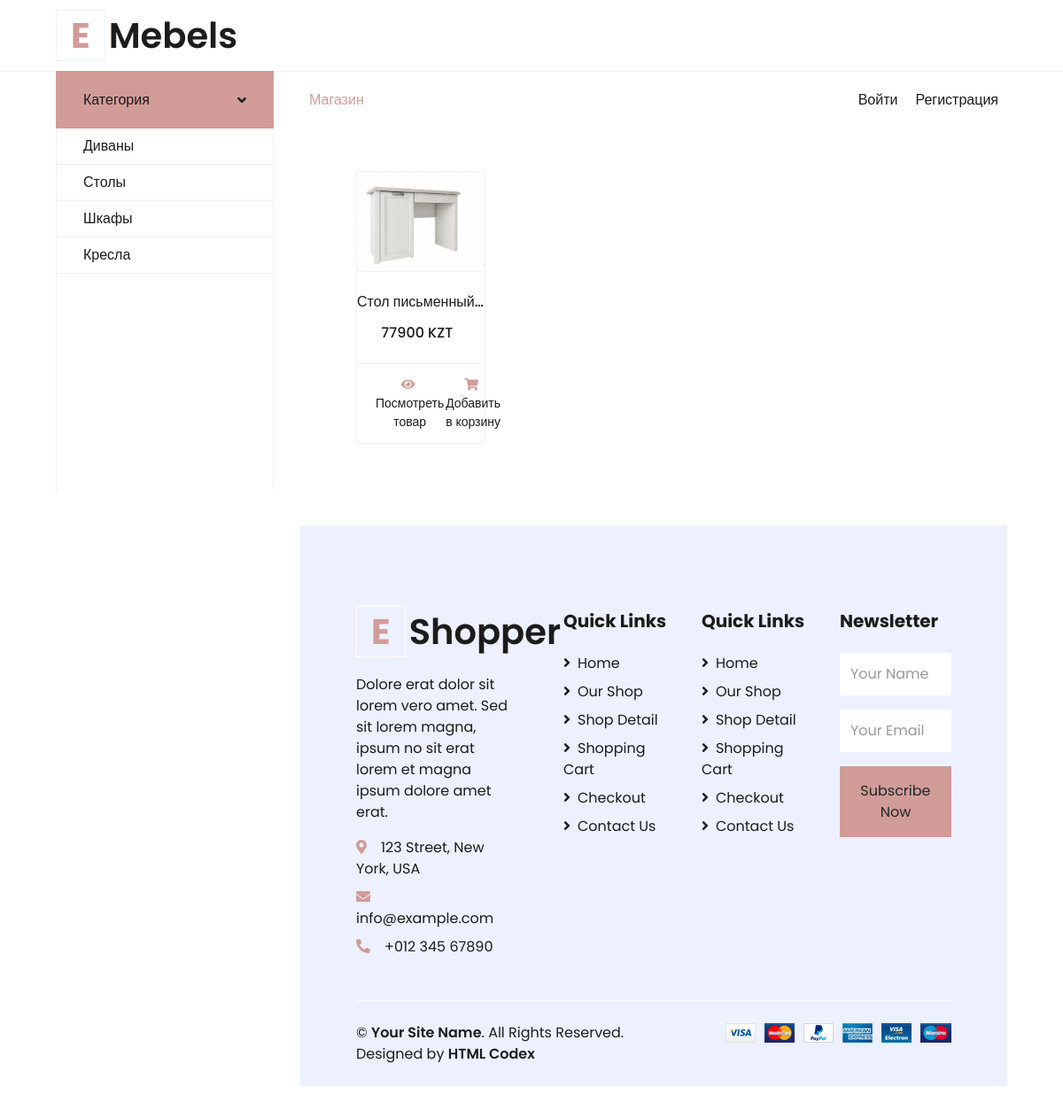
The page /categoryies/2/ on the database its author committed.
### core/models.py (models this page shows, shortened)
class Category(models.Model):
    name = models.CharField(max_length=100, verbose_name="Название")
    class Meta:
        verbose_name = "Категория"
        verbose_name_plural = "Категории"

class Furniture(models.Model):
    photo = models.ImageField(upload_to="photos/%Y/%m/%d/", verbose_name="Фото")
    category = models.ForeignKey("Category", on_delete=models.CASCADE, verbose_name="Категория")
    name = models.CharField(max_length=100, verbose_name="Название")
    price = models.IntegerField(verbose_name="Цена")
    created_at = models.DateTimeField(auto_now_add=True,verbose_name="Создано")
    updated_at = models.DateTimeField(auto_now=True,verbose_name="Последний изм.")
    rating = models.IntegerField(default=5,verbose_name="rating")
    published_status = models.IntegerField(default=0, verbose_name="Публиковать?")
    desc = models.TextField(verbose_name="Описание")
    class Meta:
        verbose_name = "Мебель"
        verbose_name_plural = "Мебели"

### core/views.py (the view)
# urls.py: path("categoryies/<int:id>/",categoryies,name="category"),
def categoryies(request,id):
    category = Category.objects.all()
    books = Furniture.objects.filter(category_id=id)
    context = {
        "category":category,
        "books":books,
    }
    return render(request, "core/index.html", context)

### core/templates/core/index.html (shortened to what this page needs)
{% load static %}
<!DOCTYPE html>
<html lang="en">
<head>
    <link href="https://cdnjs.cloudflare.com/ajax/libs/font-awesome/5.10.0/css/all.min.css" rel="stylesheet">
    <link href="{% static 'core/lib/owlcarousel/assets/owl.carousel.min.css' %}" rel="stylesheet">
    <link href="{% static 'core/css/style.css' %}" rel="stylesheet">
</head>
<body>
    <div class="container-fluid">
        <div class="row align-items-center py-3 px-xl-5">
            <div class="col-lg-3 d-none d-lg-block">
                <a href="" class="text-decoration-none">
                    <h1 class="m-0 display-5 font-weight-semi-bold"><span class="text-primary font-weight-bold border px-3 mr-1">E</span>Mebels</h1>
                </a>
            </div>
        </div>
    </div>
    <div class="container-fluid mb-5">
        <div class="row border-top px-xl-5">
            <div class="col-lg-3 d-none d-lg-block">
                <a class="btn shadow-none d-flex align-items-center justify-content-between bg-primary text-white w-100" data-toggle="collapse" href="#navbar-vertical" style="height: 65px; margin-top: -1px; padding: 0 30px;">
                    <h6 class="m-0">Категория</h6>
                    <i class="fa fa-angle-down text-dark"></i>
                </a>
                <nav class="collapse show navbar navbar-vertical navbar-light align-items-start p-0 border border-top-0 border-bottom-0" id="navbar-vertical">
                    <div class="navbar-nav w-100 overflow-hidden" style="height: 410px">
                        {% for j in category %}
                        <a href="{% url 'category' j.id %}" class="nav-item nav-link">{{ j.name }}</a>
                        {% endfor %}
                    </div>
                </nav>
            </div>
            <div class="col-lg-9">
                <nav class="navbar navbar-expand-lg bg-light navbar-light py-3 py-lg-0 px-0">
                    <div class="collapse navbar-collapse justify-content-between" id="navbarCollapse">
                        <div class="navbar-nav mr-auto py-0">
                            <a href="{% url 'home' %}" class="nav-item nav-link active">Магазин</a>
                        </div>
                        <div class="navbar-nav ml-auto py-0">
                        {% if not request.user.is_authenticated %}
                            <a href="{% url 'login' %}" class="nav-item nav-link">Войти</a>
                            <a href="{% url 'registration' %}" class="nav-item nav-link">Регистрация</a>
                        {% endif %}
                        </div>
                    </div>
                </nav>
    <div class="container-fluid pt-5">
        <div class="row px-xl-5 pb-3">
            {% for b in books %}
            <div class="col-lg-3 col-md-6 col-sm-12 pb-1">
                <div class="card product-item border-0 mb-4">
                    <div class="card-header product-img position-relative overflow-hidden bg-transparent border p-0">
                        <img class="img-fluid w-100" src="{{ b.photo.url }}" alt="">
                    </div>
                    <div class="card-body border-left border-right text-center p-0 pt-4 pb-3">
                        <h6 class="text-truncate mb-3">{{ b.name }}</h6>
                        <div class="d-flex justify-content-center">
                            <h6>{{ b.price }} KZT</h6><h6 class="text-muted ml-2">
                        </div>
                    </div>
                    <div class="card-footer d-flex justify-content-between bg-light border">
                        <a href="{% url 'details' b.id %}" class="btn btn-sm text-dark p-0"><i class="fas fa-eye text-primary mr-1"></i>Посмотреть товар</a>
                        <a href="{% url 'card_add' b.id %}" class="btn btn-sm text-dark p-0"><i class="fas fa-shopping-cart text-primary mr-1"></i>Добавить в корзину</a>
                    </div>
                </div>
            </div>
           {% endfor %}
        </div>
    </div>
    <div class="container-fluid bg-secondary text-dark mt-5 pt-5">
        <div class="row px-xl-5 pt-5">
            <div class="col-lg-4 col-md-12 mb-5 pr-3 pr-xl-5">
                <a href="" class="text-decoration-none">
                    <h1 class="mb-4 display-5 font-weight-semi-bold"><span class="text-primary font-weight-bold border border-white px-3 mr-1">E</span>Shopper</h1>
                </a>
                <p>Dolore erat dolor sit lorem vero amet. Sed sit lorem magna, ipsum no sit erat lorem et magna ipsum dolore amet erat.</p>
                <p class="mb-2"><i class="fa fa-map-marker-alt text-primary mr-3"></i>123 Street, New York, USA</p>
                <p class="mb-2"><i class="fa fa-envelope text-primary mr-3"></i>info@example.com</p>
                <p class="mb-0"><i class="fa fa-phone-alt text-primary mr-3"></i>+012 345 67890</p>
            </div>
            <div class="col-lg-8 col-md-12">
                <div class="row">
                    <div class="col-md-4 mb-5">
                        <h5 class="font-weight-bold text-dark mb-4">Quick Links</h5>
                        <div class="d-flex flex-column justify-content-start">
                            <a class="text-dark mb-2" href="index.html"><i class="fa fa-angle-right mr-2"></i>Home</a>
                            <a class="text-dark mb-2" href="shop.html"><i class="fa fa-angle-right mr-2"></i>Our Shop</a>
                            <a class="text-dark mb-2" href="detail.html"><i class="fa fa-angle-right mr-2"></i>Shop Detail</a>
                            <a class="text-dark mb-2" href="cart.html"><i class="fa fa-angle-right mr-2"></i>Shopping Cart</a>
                            <a class="text-dark mb-2" href="checkout.html"><i class="fa fa-angle-right mr-2"></i>Checkout</a>
                            <a class="text-dark" href="contact.html"><i class="fa fa-angle-right mr-2"></i>Contact Us</a>
                        </div>
                    </div>
                    <div class="col-md-4 mb-5">
                        <h5 class="font-weight-bold text-dark mb-4">Quick Links</h5>
                        <div class="d-flex flex-column justify-content-start">
                            <a class="text-dark mb-2" href="index.html"><i class="fa fa-angle-right mr-2"></i>Home</a>
                            <a class="text-dark mb-2" href="shop.html"><i class="fa fa-angle-right mr-2"></i>Our Shop</a>
                            <a class="text-dark mb-2" href="detail.html"><i class="fa fa-angle-right mr-2"></i>Shop Detail</a>
                            <a class="text-dark mb-2" href="cart.html"><i class="fa fa-angle-right mr-2"></i>Shopping Cart</a>
                            <a class="text-dark mb-2" href="checkout.html"><i class="fa fa-angle-right mr-2"></i>Checkout</a>
                            <a class="text-dark" href="contact.html"><i class="fa fa-angle-right mr-2"></i>Contact Us</a>
                        </div>
                    </div>
                    <div class="col-md-4 mb-5">
                        <h5 class="font-weight-bold text-dark mb-4">Newsletter</h5>
                        <form action="">
                            <div class="form-group">
                                <input type="text" class="form-control border-0 py-4" placeholder="Your Name" required="required" />
                            </div>
                            <div class="form-group">
                                <input type="email" class="form-control border-0 py-4" placeholder="Your Email"
                                    required="required" />
                            </div>
                            <div>
                                <button class="btn btn-primary btn-block border-0 py-3" type="submit">Subscribe Now</button>
                            </div>
                        </form>
                    </div>
                </div>
            </div>
        </div>
        <div class="row border-top border-light mx-xl-5 py-4">
            <div class="col-md-6 px-xl-0">
                <p class="mb-md-0 text-center text-md-left text-dark">
                    &copy; <a class="text-dark font-weight-semi-bold" href="#">Your Site Name</a>. All Rights Reserved. Designed
                    by
                    <a class="text-dark font-weight-semi-bold" href="https://htmlcodex.com">HTML Codex</a>
                </p>
            </div>
            <div class="col-md-6 px-xl-0 text-center text-md-right">
                <img class="img-fluid" src="{% static 'core/img/payments.png' %}" alt="">
            </div>
        </div>
    </div>
</body>
</html>

### rows shown on the page
Category: name "Диваны"
Category: name "Столы"
Category: name "Шкафы"
Category: name "Кресла"
Furniture: photo (picture), name "Стол письменный…", price "77900"
